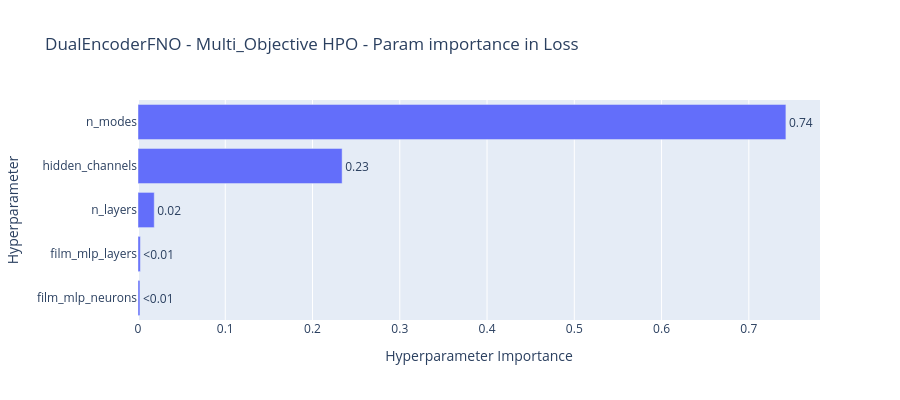

Source (notebook cell):
### Code cell
fig_importance = vis.plot_param_importances(
    study, 
    target=lambda t: t.values[0],
    target_name="Val Loss"
)
fig_importance.update_layout(height=400, title="DualEncoderFNO - Multi_Objective HPO - Param importance in Loss")
fig_importance.show()
fig_importance.write_html(str(cfg.hpo_dir / "rve1_hpo_param_importance.html"))
print("✅ Parameter Importance saved")

### Figure 1 — Plotly figure (JSON) as saved in the notebook; plotly's stock layout.template omitted (floating-point values rounded to 4 significant figures)
{"data": [{"cliponaxis": false, "hovertemplate": ["film_mlp_neurons (CategoricalDistribution): 0.0022383781637982407<extra></extra>", "film_mlp_layers (CategoricalDistribution): 0.002703874691256938<extra></extra>", "n_layers (CategoricalDistribution): 0.018627828738799392<extra></extra>", "hidden_channels (CategoricalDistribution): 0.233932055422316<extra></extra>", "n_modes (CategoricalDistribution): 0.7424978629838295<extra></extra>"], "name": "Val Loss", "orientation": "h", "text": ["<0.01", "<0.01", "0.02", "0.23", "0.74"], "textposition": "outside", "type": "bar", "x": [0.002238, 0.002704, 0.01863, 0.2339, 0.7425], "y": ["film_mlp_neurons", "film_mlp_layers", "n_layers", "hidden_channels", "n_modes"]}], "layout": {"height": 400, "title": {"text": "DualEncoderFNO - Multi_Objective HPO - Param importance in Loss"}, "xaxis": {"title": {"text": "Hyperparameter Importance"}}, "yaxis": {"title": {"text": "Hyperparameter"}}}}
